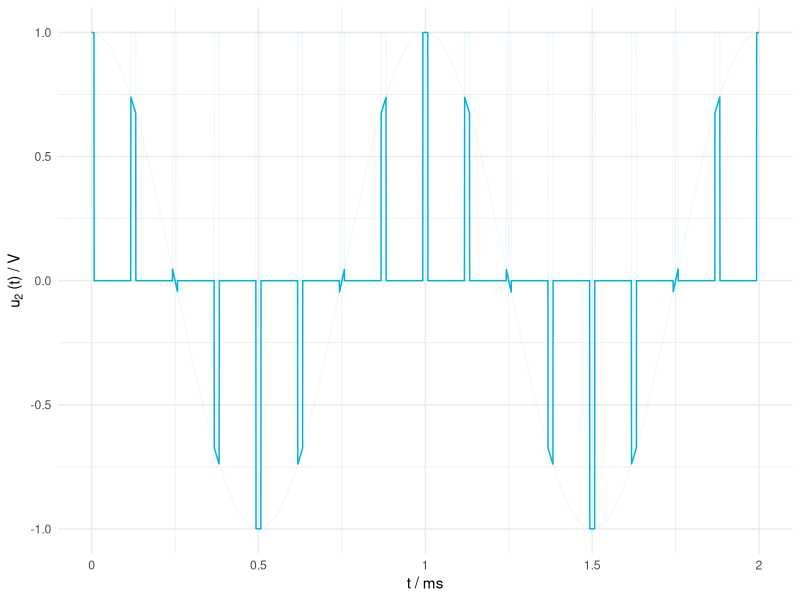

Write R code to recreate this figure.
library(ggplot2)

outputName <- "1_2_Abtast_Rechteck_ZB.pdf"
pdfWidth   <- 10
pdfHeight  <- pdfWidth * 0.618


# squarewave params
T_square = 1/8 * 10^-3 # my favourite Band!!
tau      = 15 * 10^-6

# u1
f1       = 1000

square <- function(t) {
    ifelse(( ( (t + tau/2) %% T_square) < tau), 1,0)
}

u1 <- function(t) {
    cos(2*pi*f1*t)
}

sampled <- function(t) {
    square(t) * u1(t)
}

# plot
#---------------------------------------------
hsBlue  <- "#00b1db"
hsBlueA <- "#00b1db0F"

xlabel <- "t / ms"
ylabel <- bquote("u"[2]~"(t) / V")

xlimits <- c(0, 1/f1*2)
xbreaks <- seq(0, 2*1/f1, 1/f1 / 2)
xlabels <- xbreaks*1000 # to get ms

p <- ggplot(data.frame(x=c(0,2)), aes(x=x)) +
    theme_minimal() +
##    ggtitle(bquote("f"["a"]~"= 10 kHz")) +
    theme(plot.title = element_text(colour = "#ced4da") ) +
    xlab(xlabel) +
    ylab(ylabel) +
    scale_x_continuous(limits = xlimits, breaks=xbreaks, labels=xlabels) +
    stat_function( fun = square, n = 4000, linetype=1, color = hsBlueA) +
    stat_function( fun = u1, n = 4000, linetype=1, color = hsBlueA) +
    stat_function( fun = sampled, n = 4000, linetype=1, color = hsBlue)

pdf(outputName, pdfWidth, pdfHeight)
p
